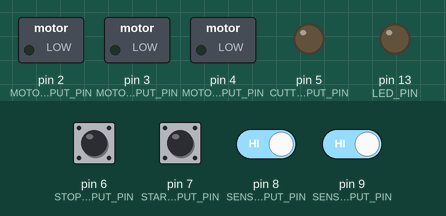
Simulated run of this sketch. Board: Arduino Uno, built with avr-gcc and run on an emulated ATmega328P. Shown: switched loads named in the sketch (green lamp = pin HIGH), output pins drawn as LEDs (lit = HIGH). Inputs (shaded band) come from the test bench; at power-on: pin 6 (STOP_INPUT_PIN), pin 7 (START_INPUT_PIN), pin 8 (SENSOR_INPUT_PIN), pin 9 (SENSOR2_INPUT_PIN) HIGH. What the sketch prints to the serial monitor is not drawn.

Above: at 1.2 s.
1.3 s: pin 7 (START_INPUT_PIN) pulled LOW for 0.15 s
At 2.0 s:
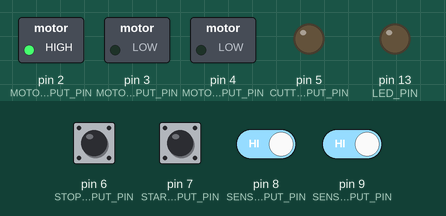
2.9 s: pin 8 (SENSOR_INPUT_PIN) driven LOW
At 3.2 s:
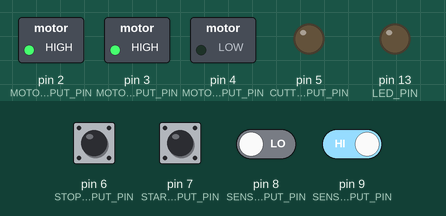
4.4 s: pin 8 (SENSOR_INPUT_PIN) driven HIGH and pin 9 (SENSOR2_INPUT_PIN) driven LOW
At 4.67 s:
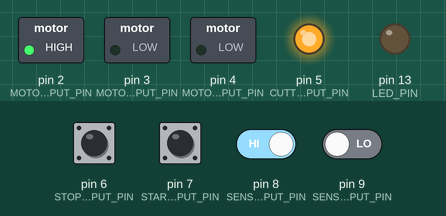
6.3 s: pin 6 (STOP_INPUT_PIN) pulled LOW for 0.15 s
At 7.0 s:
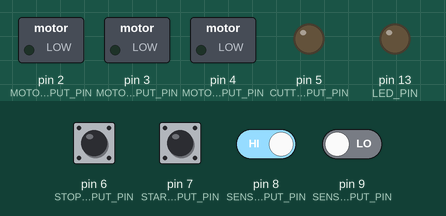
9.4 s: pin 7 (START_INPUT_PIN) pulled LOW for 1 s
At 10.6 s:
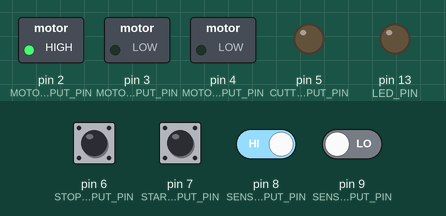
13.4 s: pin 6 (STOP_INPUT_PIN) pulled LOW for 1 s
At 14.8 s:
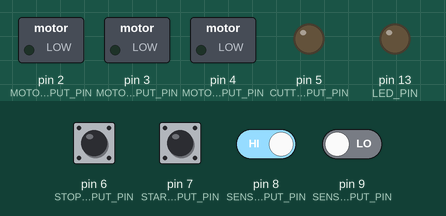
Timing chart, 0 to 16.4 s (numbered marks = the images above; inputs shaded):
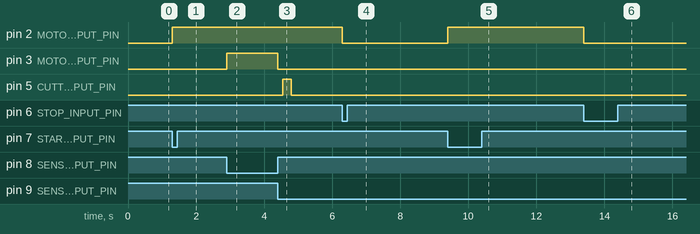

Measured:
- after the input at 1.3 s, pin 2 (MOTOR1_OUTPUT_PIN): LOW → HIGH at once
- after the input at 2.9 s, pin 3 (MOTOR2_OUTPUT_PIN): LOW → HIGH at once
- after the input at 4.4 s, pin 3 (MOTOR2_OUTPUT_PIN): HIGH → LOW at once; pin 5 (CUTTER_OUTPUT_PIN): LOW → HIGH after 0.15 s, → LOW 0.25 s later
- after the input at 6.3 s, pin 2 (MOTOR1_OUTPUT_PIN): HIGH → LOW at once
- after the input at 9.4 s, pin 2 (MOTOR1_OUTPUT_PIN): LOW → HIGH at once
- after the input at 13.4 s, pin 2 (MOTOR1_OUTPUT_PIN): HIGH → LOW at once

The sketch:

Sew-Close.ino
```cpp
#define DEBUG
#include "Sew-Close.h"

config_u configuraciones;
states_u estado = config;

void setup(void) {
  START_DEBUG(115200);
  DEBUG_PRINTLN("Iniciando");
  initBoard();
}

void loop(void) {
  estateMachine(&estado);

}

void estateMachine (states_u * estadoP) {

  switch (*estadoP) {
    case config: if (configF(&estado) == OK) {
      }
      else errorHook();
      break;

    case stop: if (stopF(&estado) == OK) {
      }
      else errorHook();
      stopAction();
      break;

    case start: if (startF(&estado) == OK) {
      }
      else errorHook();
      startAction();
      break;

    case sew: if (sewF(&estado) == OK) {
      }
      else errorHook();
      sewAction();
      break;

    case cut: if (cutF(&estado) == OK) {
      }
      else errorHook();
      cutAction();
      break;
  }
}
```

Sew-Close.h
```cpp
#ifndef _SEW_CLOSE_H
#define _SEW_CLOSE_H


#include "stdint.h"


//Macro de debug
#ifdef DEBUG
#define START_DEBUG(x) Serial.begin (x)
#define DEBUG_PRINTLN(x)  Serial.println (x)
#else
#define DEBUG_PRINTLN(x)
#define START_DEBUG(x)
#endif


//Entradas
#define STOP_INPUT_PIN     6
#define START_INPUT_PIN    7
#define SENSOR_INPUT_PIN   8
#define SENSOR2_INPUT_PIN  9


//Salidas
#define MOTOR1_OUTPUT_PIN 2
#define MOTOR2_OUTPUT_PIN 3
#define MOTOR3_OUTPUT_PIN 4
#define CUTTER_OUTPUT_PIN 5
#define LED_PIN           13

//Manejo de las salidas
#define DRIVEN_STATE 1

//Otros


typedef enum {
  config,
  stop,
  start,
  sew,
  cut
}states_u;

typedef struct {
  uint8_t SEW_TIME;
} config_u;

typedef enum {
  OK,
  ERROR
} status_u;

typedef enum{
  stop_s,
  start_s,
  sew_s,
  cut_s,
  none
}sensor_u;

//Prototipos
void estateMachine (states_u *);
void readConfigs(config_u*);
void saveConfigs(config_u*);

void initBoard(void);
sensor_u readSensor(void);

//Prototipos funciones de maquina de estado reciben estado, devuelven estatus (son las que cambian el estado de la maquina
// segun los sensores pero no ejecutan nada, eso lo hacen las actions)
status_u configF(states_u *);
status_u stopF (states_u *);
status_u startF(states_u *);
status_u sewF(states_u *);
status_u cutF(states_u *);

//Actions
void stopAction(void);
void startAction(void);
void sewAction(void);
void cutAction(void);
//Prototipo de funcion de error

void errorHook(void);

#endif
```

function.cpp
```cpp
#include "Sew-Close.h"
#include "Arduino.h"


uint8_t inputPins  [] = {STOP_INPUT_PIN, START_INPUT_PIN,SENSOR_INPUT_PIN, SENSOR2_INPUT_PIN};
uint8_t outputPins [] = {MOTOR1_OUTPUT_PIN, MOTOR2_OUTPUT_PIN,MOTOR3_OUTPUT_PIN, CUTTER_OUTPUT_PIN, LED_PIN  };

//Funciones de maquina de estados
status_u configF(states_u * estadoP) {
  DEBUG_PRINTLN("configF");
  * estadoP = stop;
  return OK;
}

status_u stopF(states_u * estadoP) {
  DEBUG_PRINTLN("stopF");
  if (readSensor() == start_s) *estadoP = start;
  return OK;
}

status_u startF(states_u * estadoP) {
  DEBUG_PRINTLN("startF");
  switch (readSensor()) {
    case stop_s: *estadoP = stop;
      break;

    case sew_s: *estadoP = sew;
      break;
  }
  return OK;
}

status_u sewF(states_u * estadoP) {
  DEBUG_PRINTLN("sewF");
  if (readSensor() == cut_s) *estadoP = cut;
  return OK;
}

status_u cutF(states_u * estadoP) {
  DEBUG_PRINTLN("cutF");
  *estadoP = start;
  return OK;
}

//Action functions

void stopAction(void) {
  //Apagamos todo

  for (uint8_t i = 0; i < sizeof(outputPins); i++) {
    digitalWrite(outputPins[i], !DRIVEN_STATE);
  }
}
void startAction(void) {

  digitalWrite(MOTOR1_OUTPUT_PIN, DRIVEN_STATE);

}
void sewAction(void) {

  digitalWrite(MOTOR2_OUTPUT_PIN, DRIVEN_STATE);

}
void cutAction(void) {
  DEBUG_PRINTLN("cut Action");
  digitalWrite(MOTOR2_OUTPUT_PIN, !DRIVEN_STATE);
  delay(150);
  digitalWrite(CUTTER_OUTPUT_PIN, DRIVEN_STATE);
  delay(250);
  digitalWrite(CUTTER_OUTPUT_PIN, !DRIVEN_STATE);


}


void initBoard(void) {
  for (uint8_t i = 0; i < sizeof(outputPins); i++) { //Seteamos los pines guardados en outputPins[] como salidas
    pinMode(outputPins[i], OUTPUT);
  }
  for (uint8_t i = 0; i < sizeof(outputPins); i++) { //Setemos los pines guardados en outputPins[] con
    digitalWrite(outputPins[i], !DRIVEN_STATE);  // la negacion del estado de manejo
  }

  for (uint8_t i = 0; i < sizeof(inputPins); i++) { //Seteamos los pines guardados en outputPins[] como salidas
    pinMode(inputPins[i], INPUT_PULLUP);
  }
}


sensor_u readSensor (void) {

  if (!digitalRead(STOP_INPUT_PIN) )  return stop_s;

  if (!digitalRead(START_INPUT_PIN))  return start_s;

  if (!digitalRead(SENSOR_INPUT_PIN)) return sew_s;

  if (!digitalRead(SENSOR2_INPUT_PIN)) return cut_s;
  return none;
}

//Error hook
void errorHook (void) {

  while (true) {
    digitalWrite(LED_PIN, HIGH);
    delay(250);
    digitalWrite(LED_PIN, LOW);
    delay(250);
  }
}
```
